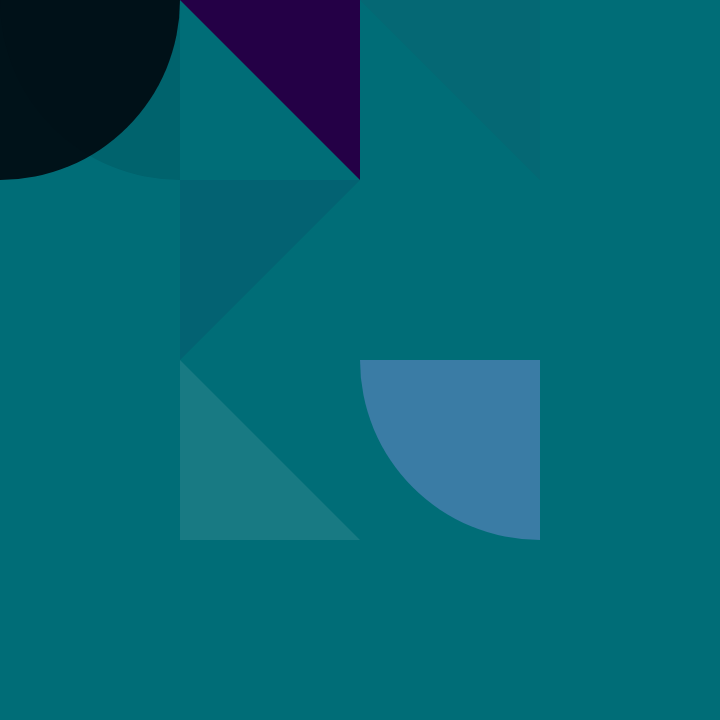
Frame 1 (no input)
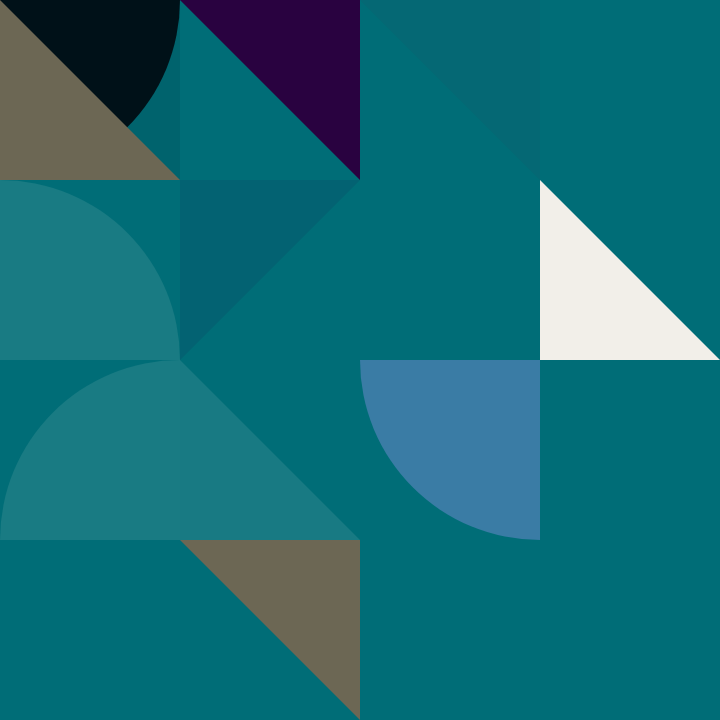
Frame 2 (the mouse pressed at the canvas centre, redrawn once)

The p5.js sketch that drew these frames (run headless with seeded random() and noise() and a simulated clock; the mouse was pressed at the canvas centre and the sketch redrawn once):

// p5.js sketch
// ── sketch.js
let img; // Declare variable 'img'.
let pathCheck;
let palette = ["#D3BB99", "#6C6754", "#DD4622", "#5A1A0E", "#181310", "#F2EFE9"];
let palette2 = ["#90e0ef","#001219","#240046", "#edede9","#3a7ca5", "#33415c"];

let darkPalette = ["#001219", "#005f73", "#0a9396", "#240046", "#3d314a","#5A1A0E"];
let lightPalette = ["#f9ed69", "#f08a5d", "#b83b5e", "#6a2c70", "#94d2bd",  "#e9d8a6"];

let description = "I wanted to mix triangles with arcs."

// create class Tile that can be of following parameters 
// x, y, size, color, stroke, transparency, rotation, flipX, flipY

// as class instances
// of n types
// each jumping to x, y position
// each with a size of tile_size
// each with a color from the palette
// each with a stroke of 0
// each with variying transparency in range (0,35%, 70%)
// each (except square) with a random rotation of 0, 90, 180, 270 degrees
// each with a random flip in x or y
// each with a random flip in y and x (diagonal flip)
// class
class Tile {
  constructor(x, y, size, color, stroke, transparency, rotation, flipX, flipY) {
    this.x = x; this.y = y; this.size = size; this.color = color; this.stroke = stroke;
    this.transparency = transparency; this.rotation = rotation;
    this.flipX = flipX; this.flipY = flipY;
  }

  // a method to draw a polygon that starts at top left corner, go to top right corner, 
  // and then makes an arc to bottom left corner
  
  drawArcHALF_PI() {
    push();
    translate(this.x, this.y);
    rotate(radians(this.rotation));
    if (this.flipX) scale(-1, 1);
    if (this.flipY) scale(1, -1);
    let c = color(this.color);
    c.setAlpha(this.transparency * 255); // Apply transparency
    fill(c);
    strokeWeight(this.stroke);
    beginShape();
    vertex(0, 0); // Top left corner
    vertex(this.size, 0); // Top right corner
    arc(0, 0, this.size * 2, this.size * 2, 0, HALF_PI); // Arc to bottom left corner
    endShape(CLOSE);
    pop();
  }
  

  drawTriangle() {
    push();
    translate(this.x, this.y);
    rotate(radians(this.rotation));
    if (this.flipX) scale(-1, 1);
    if (this.flipY) scale(1, -1);
    let c = color(this.color);
    c.setAlpha(this.transparency * 255); // Apply transparency
    fill(c);
    strokeWeight(this.stroke);
    beginShape();
    vertex(0, 0);
    vertex(this.size, 0);
    vertex(0, this.size);
    endShape(CLOSE);
    pop();
  }
  draw() {
    if (this.type === 'polygon') {
      this.drawArcHALF_PI();
    } else if (this.type === 'triangle') {
      this.drawTriangle();
    }
  }
}

function setup() {
  noLoop();
  createCanvas(720, 720);
  background('#006d77');
}


function draw() {
 // Load the instances of tiles class 
// Create a grid of 4x4
let gridSize = 4;
let tileSize = width / gridSize;
//one_of_palettes = random(palette2);
let one_of_palettes = random([palette, palette2]);
for (let i = 0; i < gridSize; i++) {
  for (let j = 0; j < gridSize; j++) {
    // Randomly select color, transparency, rotation, flipX, and flipY
    let color = random(one_of_palettes);
    let transparency = random([0.10, 0,25]);
    let rotation = random([0, 90, 180, 270]);
    let flipX = random([true, false]);
    let flipY = random([true, false]);

    // Create an instance of Tile class
    let tile = new Tile(j * tileSize, i * tileSize, tileSize, color, 0, transparency, rotation, flipX, flipY);

    // Randomly assign type to tile
    tile.type = random(['polygon', 'triangle']);

    // Render the tile
    tile.draw();
  }
}

}
